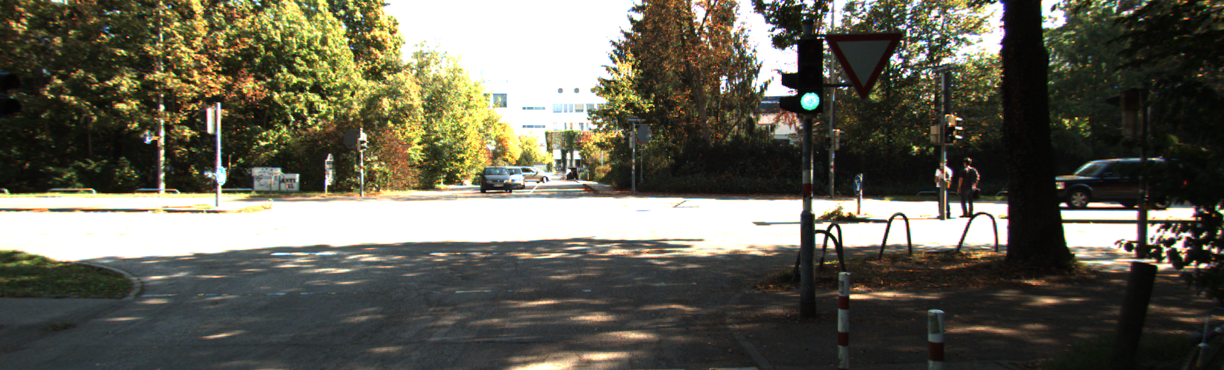
#> input picture data_1/0000000000.png, 1224 x 370 px; its folder holds only this picture in this run
$ python histogram_equalization.py
#> lines starting #> are read from the running program, lines starting #| are printed output that depends on the picture
'''
project2 : problem 1
The aim is to improve the quality of the image sequence(25 frames).This
is a video recording of a highway during night. Most of the Computer Vision pipelines
for lane detection or other self-driving tasks require good lighting conditions and color
information for detecting good features. A lot of pre-processing is required in such
scenarios where lighting conditions are poor.
Now, using the techniques of computer vision, the goal is to enhance the contrast and
improve the visual appearance of the video sequence.
I will use histogram equalization based methods, both
histogram equalization and adaptive histogram equalization and compare the results.

@author : Mahima Arora
'''

#!/usr/bin/env python


import time
import cv2
import numpy as np
import os
from matplotlib import pyplot as plt


def cumulative_sum(hist):
    hist = iter(hist)
    b = [next(hist)]
    for x in hist:
        b.append(b[-1] + x)
    return np.array(b)


def histogram_equalization(img, bins):
    img_arr = np.asarray(img)
    flat = img_arr.flatten()
    hist = np.zeros(bins)
    # loop through each pixel to count intensity
    for pixel in flat:
        hist[pixel] += 1
    hist = cumulative_sum(hist)
    hist = hist / hist[-1] # to convert values between 0 to 1
    for x in range(img.shape[0]):
        for y in range(img.shape[1]):
            img[x, y] = 255 * hist[img[x, y]]
    return img


def adaptive_equalization(img, tilesize):
    new_img = np.zeros_like(img)
    for x in range(0, img.shape[0], tilesize):
        for y in range(0, img.shape[1], tilesize):
            new_img[x : x + tilesize, y : y + tilesize] = histogram_equalization(img[x : x + tilesize, y : y + tilesize], 256)
    return new_img


def main():
    file_dir = "./data_1/" # contains image frames
    fourcc = cv2.VideoWriter_fourcc(*'XVID')
    out = cv2.VideoWriter('histogram_equalization_video.avi',fourcc, 20.0, (1224, 370), isColor = False)
    # out1 = cv2.VideoWriter('adaptive_histogram_equalization_video.avi',fourcc, 20.0, (1224, 370), isColor = False)
    data = [x for x in os.listdir(file_dir) if x.endswith('.png')]
    # for sorting the file names properly
    data.sort()
    for file in data:
        filename = file_dir + file
        frame = cv2.imread(filename)
#> frame is the input picture: shape (370, 1224, 3); mean B, G, R 83.7, 96.9, 98.8
        cv2.imshow('input frame', frame)
        gray_img = cv2.cvtColor(frame, cv2.COLOR_RGB2GRAY)
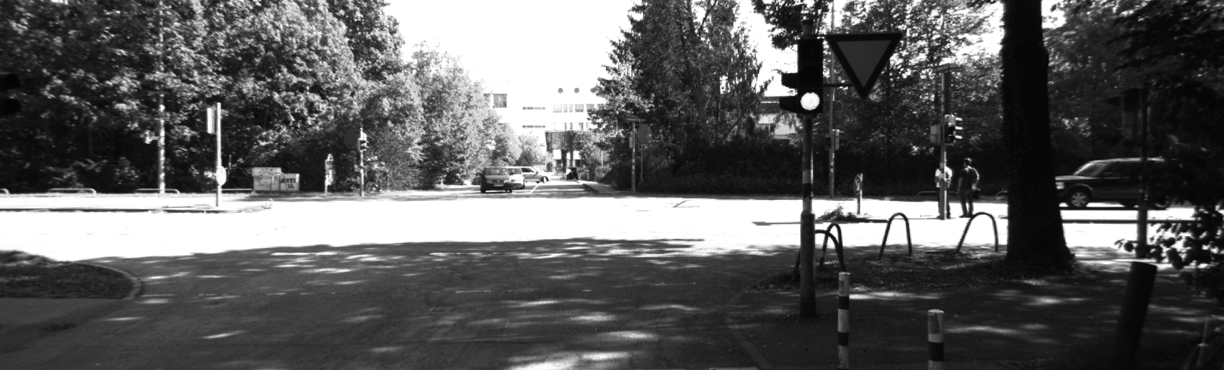
#> gray_img: shape (370, 1224); min 1, max 255, mean 93.1
        histogram_eq = histogram_equalization(gray_img, 256)
#> the loop in histogram_equalization, `for pixel in flat:` made 452880 passes
#> pixel on passes 1 to 3: 65, 69, 51
#> after the loop in histogram_equalization, `for pixel in flat:`: hist = 256 values, max 61368 at index 255, min 0 at index 0, mean 1769.1
#> in cumulative_sum, `b = [next(hist)]`: b = [0]
#> the loop in cumulative_sum, `for x in hist:` made 255 passes
#> x on passes 2 to 4: 0, 59, 164
#> after the loop in cumulative_sum, `for x in hist:`: b = 256 values from 0 to 452880
#> in histogram_equalization, `hist = hist / hist[-1]`: hist = 256 values from 0 to 1
#> after the loop in histogram_equalization, `for x in range(img.shape[0]):`:
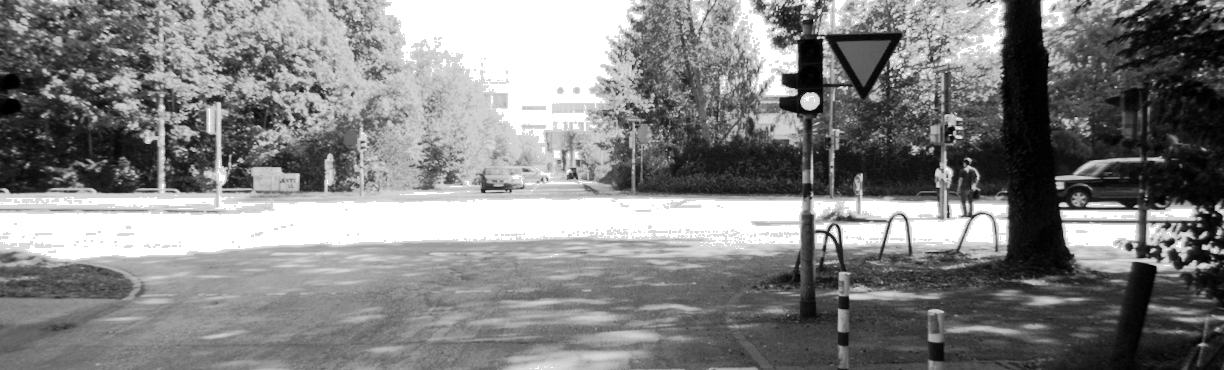
#> img: shape (370, 1224); min 0, max 255, mean 130.2
        cv2.imshow('Histogram Equalisation ', histogram_eq)
        # [4 lines of commented-out code are left out]
        adap_histogram_eq = adaptive_equalization(gray_img, 9)
#> after the loop in adaptive_equalization, `for x in range(0, img.shape[0], tilesize):`:
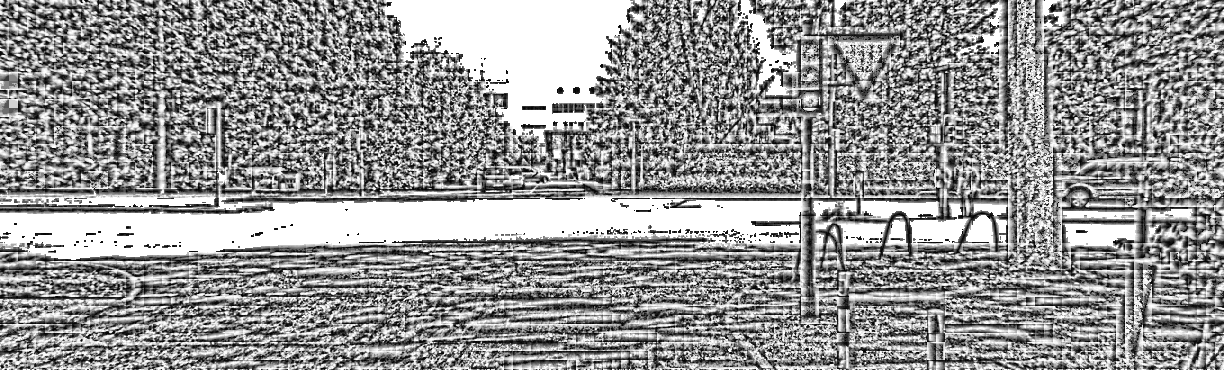
#> new_img: shape (370, 1224); min 3, max 255, mean 149.8
        cv2.imshow('Adaptive Histogram Equalisation', adap_histogram_eq)
        out.write(histogram_eq)
        # out1.write(adap_histogram_eq)
        # print(histogram_eq.shape)
        if cv2.waitKey(30) & 0xFF == ord("q"):
#> (key q is pressed here)
            break
    else:
        exit()

    out.release()
    time.sleep(2)
    cv2.destroyAllWindows()
        # [10 lines of commented-out code are left out]


if __name__ == '__main__':
    main()
